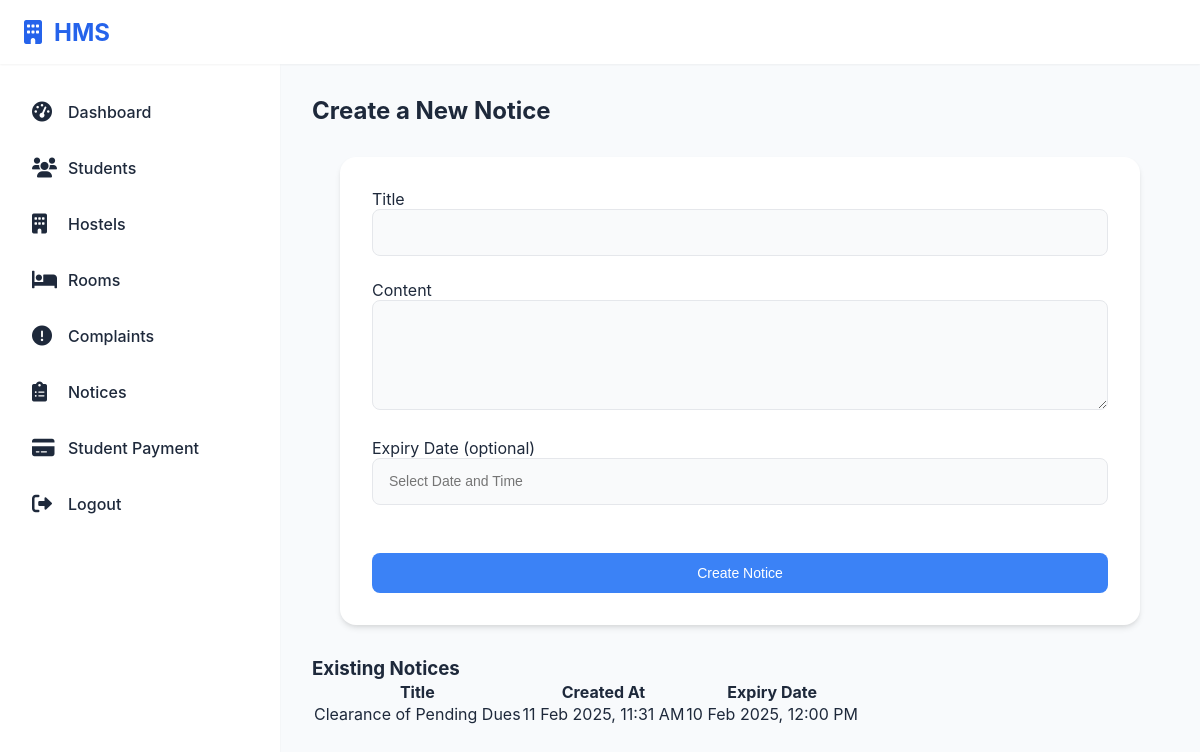
The page /hostel/add_notice/ (signed in) on the database its author committed.
### hostel/models.py (models this page shows, shortened)
class NoticeBoard(models.Model):
    Notice_ID = models.AutoField(primary_key=True)
    Title = models.CharField(max_length=255)
    Content = models.TextField()
    Created_At = models.DateTimeField(auto_now_add=True)
    Expiry_Date = models.DateTimeField(null=True, blank=True)
    Admin_ID = models.ForeignKey(Admin, on_delete=models.CASCADE)
    Is_Active = models.BooleanField(default=True)

### hostel/views.py (the view, shortened to what this page needs)
# urls.py: path('add_notice/', views.add_notice, name='add_notice'),  # Route to create a new notice
@login_required
def add_notice(request):
    if not request.user.is_staff:
        return redirect('student_dashboard')  # Redirect non-admin users (students) to their dashboard
    if not hasattr(request.user, 'profile'):
        Profile.objects.create(user=request.user)
    try:
        admin = Admin.objects.get(Email=request.user.email)  # Use a valid field like 'Email' to filter
    except Admin.DoesNotExist:
        admin = Admin.objects.create(
            Name=request.user.username,  # Use the current user's name
            Admin_Role='Superuser',  # Set admin role
            Email=request.user.email,
            Contact_Information=request.user.profile.contact_info if request.user.profile.contact_info else request.user.email
        )
    notices = NoticeBoard.objects.filter(Is_Active=True).order_by('-Created_At')
    return render(request, 'add_notice.html', {'notices': notices})

### hostel/templates/add_notice.html (shortened to what this page needs)
{% extends 'base.html' %}
{% block content %}
{% load static %}
<div class="container-fluid">
    <div class="d-flex justify-content-between align-items-center mt-4">
        <h2>Create a New Notice</h2>
    </div>
    <div class="form-container mt-4">
        <form method="POST">
            <div class="form-group">
                <label for="title">Title</label>
                <input type="text" class="form-control" name="title" required>
            </div>
            <div class="form-group">
                <label for="content">Content</label>
                <textarea class="form-control" name="content" rows="4" required></textarea>
            </div>
            <div class="form-group">
                <label for="expiry_date">Expiry Date (optional)</label>
                <input type="text" class="form-control" name="expiry_date" id="expiry_date" placeholder="Select Date and Time">
            </div>
            <button type="submit" class="btn btn-primary">Create Notice</button>
        </form>
    </div>
    <div class="mt-4">
        <h3>Existing Notices</h3>
        <div class="table-container">
            <table class="table table-bordered">
                <thead>
                    <tr>
                        <th>Title</th>
                        <th>Created At</th>
                        <th>Expiry Date</th>
                    </tr>
                </thead>
                <tbody>
                    {% for notice in notices %}
                    <tr>
                        <td>{{ notice.Title }}</td>
                        <td>{{ notice.Created_At|date:"d M Y, h:i A" }}</td>
                        <td>{{ notice.Expiry_Date|date:"d M Y, h:i A" }}</td>
                    </tr>
                    {% empty %}
                    <tr>
                        <td colspan="3">No notices available.</td>
                    </tr>
                    {% endfor %}
                </tbody>
            </table>
        </div>
    </div>
</div>
{% endblock %}

### hostel/templates/base.html (style rules this page uses)
:root { --primary-color: #2563eb; --background-color: #f8fafc; --text-color: #1e293b; --sidebar-width: 280px; --header-height: 64px; --shadow-sm: 0 1px 2px 0 rgb(0 0 0 / 0.05); }
* { margin: 0; padding: 0; box-sizing: border-box; }
body { font-family: 'Inter', system-ui, -apple-system, sans-serif; background: var(--background-color); color: var(--text-color); }

### hostel/templates/add_notice.html (style rules this page uses)
.form-container { max-width: 800px; width: 100%; background: white; padding: 2rem; border-radius: 1rem; box-shadow: 0 4px 6px -1px rgba(0, 0, 0, 0.1), 0 2px 4px -1px rgba(0, 0, 0, 0.06); margin: 2rem auto; }
.form-group { margin-bottom: 1.5rem; }
.form-control { width: 100%; padding: 0.75rem 1rem; font-size: 0.875rem; line-height: 1.5; color: #1f2937; background-color: #f9fafb; border: 1px solid #e5e7eb; border-radius: 0.5rem; transition: all 0.15s ease; }
.btn-primary { background-color: #3b82f6; color: white; padding: 0.75rem 1.5rem; font-size: 0.875rem; font-weight: 500; border-radius: 0.5rem; border: none; cursor: pointer; transition: all 0.15s ease; width: 100%; margin-top: 1.5rem; }

### rows shown on the page
NoticeBoard: Title "Clearance of Pending Dues", Created_At "11 Feb 2025, 11:31 AM", Expiry_Date "10 Feb 2025, 12:00 PM"
